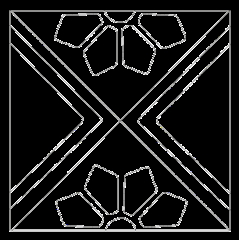
#> input picture wp-admin/img/0.45-nd.png, 239 x 240 px
$ python example.py
#> lines starting #> are read from the running program, lines starting #| are printed output that depends on the picture; after the words box and inside, x2 and y2 are one past the last pixel; in counts of white or black regions, pixels touching at a corner belong together

# import the necessary packages
import numpy as np
import cv2

def is_contour_bad(c):
	# approximate the contour
	peri = cv2.arcLength(c, True)
	approx = cv2.approxPolyDP(c, 0.02 * peri, True)

	# the contour is 'bad' if it is not a rectangle
	return not len(approx) == 4


name_file_tile = "0.45-nd.png"
file_tile = "../../wp-admin/img/" + name_file_tile

# load the shapes image, convert it to grayscale, and edge edges in
# the image
image = cv2.imread(file_tile)
#> image is the input picture: shape (240, 239, 3); mean B, G, R 26.8, 26.8, 26.8
#gray = cv2.convertScaleAbs(image)
gray = cv2.cvtColor(image, cv2.COLOR_BGR2GRAY)
edged = cv2.Canny(gray, 50, 100)
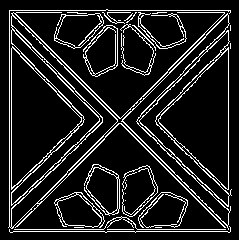
#> edged: shape (240, 239); 12.6% white in thin lines or dots, all inside (x1, y1, x2, y2) = (8, 9, 232, 233)
cv2.imshow("Original", image)

# find contours in the image and initialize the mask that will be
# used to remove the bad contours
cnts = cv2.findContours(edged.copy(), cv2.RETR_LIST, cv2.CHAIN_APPROX_SIMPLE)
#> cnts = 69 contours, 34 with area under 20; largest, box (x1, y1, x2, y2) and area: (8, 9, 231, 229) 11346, (121, 13, 232, 230) 11036, (158, 49, 229, 190) 5086, (11, 47, 82, 188) 5072, (11, 15, 118, 228) 2750
mask = np.ones(image.shape[:2], dtype="uint8") * 255

# loop over the contours
for c in cnts:
	# if the contour is bad, draw it on the mask
#> (the run stopped early here; a loop or call above may not have finished)

$ run again, with wp-admin/img/0.35.png copied over wp-admin/img/0.45-nd.png
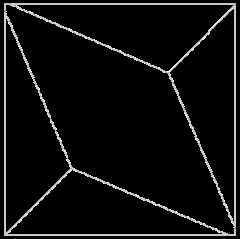
#> input picture wp-admin/img/0.35.png, 240 x 239 px
#> image is the input picture: shape (239, 240, 3); mean B, G, R 13.9, 13.9, 13.9
#> `edged = cv2.Canny(gray, 50, 100)`:
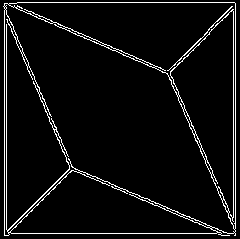
#> edged: shape (239, 240); 5.4% white in thin lines or dots
#> cnts = 27 contours, 7 with area under 20; largest, box (x1, y1, x2, y2) and area: (3, 2, 236, 236) 53316, (4, 3, 236, 234) 22594, (8, 2, 236, 230) 15461, (4, 9, 70, 236) 7359, (10, 170, 218, 234) 7008
